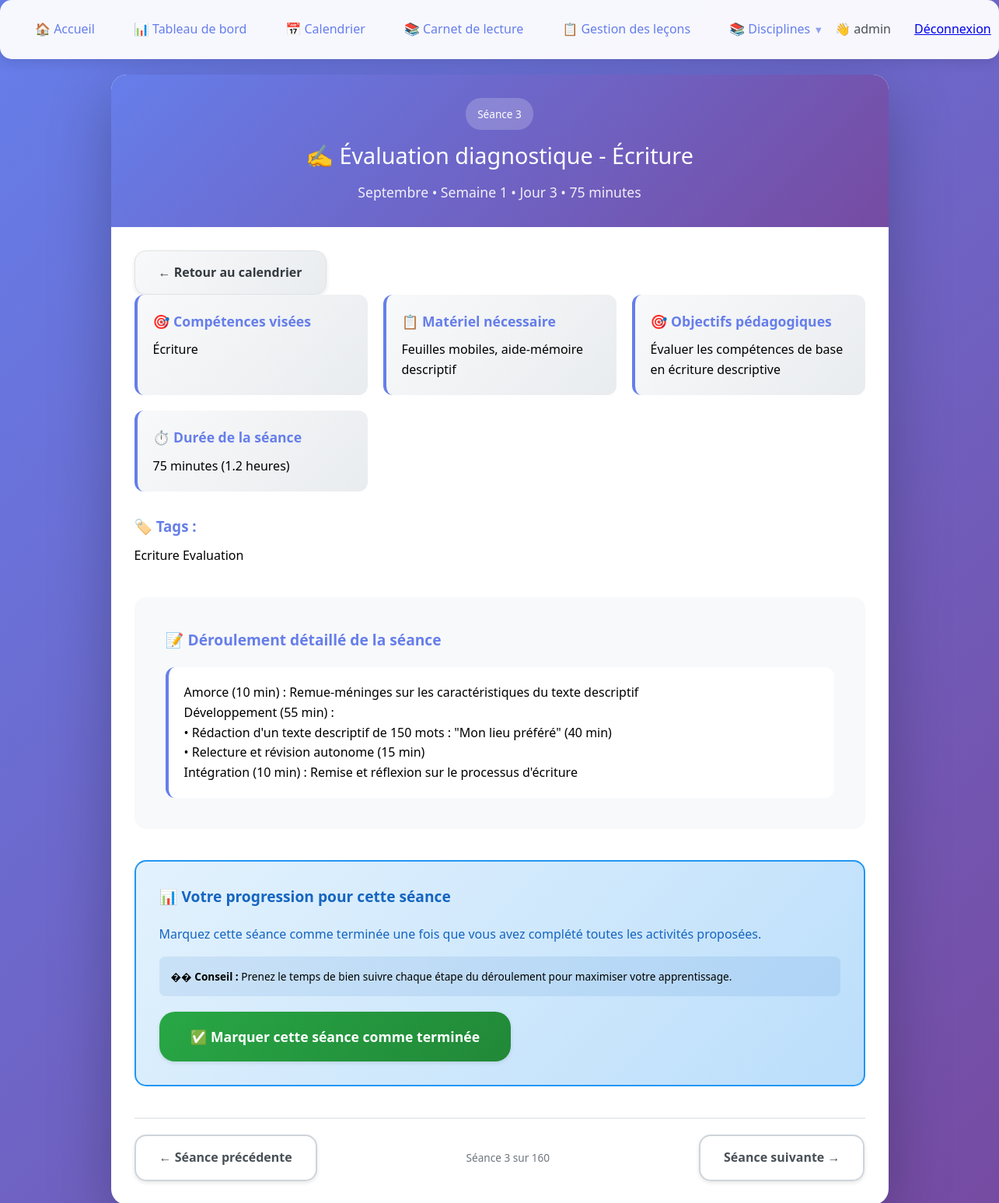
/lesson/3 (signed in), run on an earlier commit of the app's database.
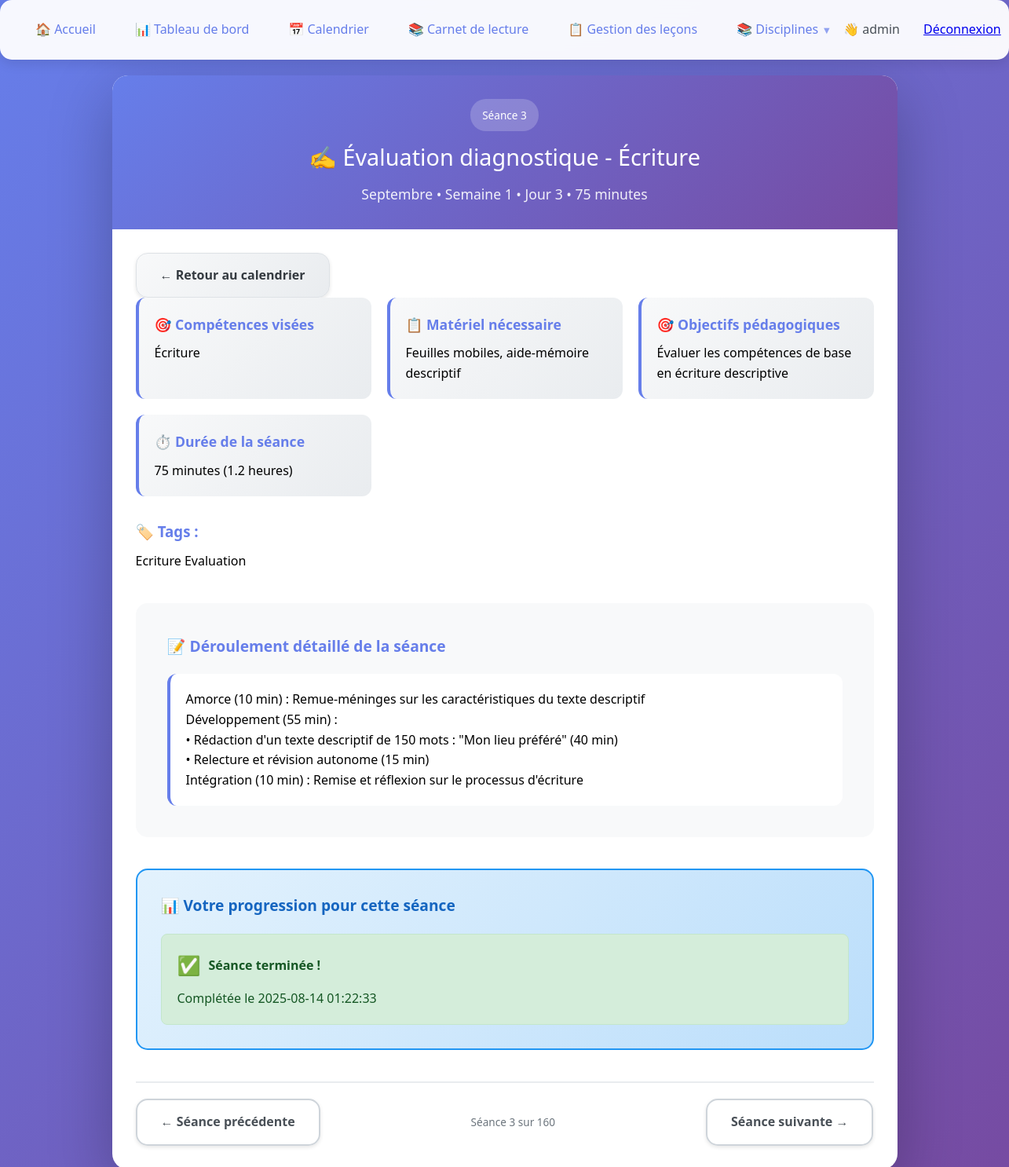
And on a later commit of the database.
### tables this page shows
CREATE TABLE student_progress (
                id INTEGER PRIMARY KEY AUTOINCREMENT,
                user_id INTEGER,
                lesson_id INTEGER,
                completed BOOLEAN DEFAULT FALSE,
                notes TEXT,
                completion_date TIMESTAMP,
                FOREIGN KEY (user_id) REFERENCES users (id),
                FOREIGN KEY (lesson_id) REFERENCES lessons (id)
            );

### app.py (the view)
@app.route('/lesson/<int:lesson_id>')
def lesson_detail(lesson_id):
    if 'user' not in session:
        return redirect(url_for('login'))
    conn = sqlite3.connect(DB_FILE)
    c = conn.cursor()
    c.execute("SELECT * FROM lessons WHERE id=?", (lesson_id,))
    lesson = c.fetchone()
    progress = None
    if 'user_id' in session:
        c.execute("SELECT * FROM student_progress WHERE user_id=? AND lesson_id=?",
                  (session['user_id'], lesson_id))
        progress = c.fetchone()
    conn.close()
    if not lesson:
        flash("Leçon non trouvée", 'error')
        return redirect(url_for('calendar'))
    return render_template('lesson_detail.html', lesson=lesson, progress=progress)

### templates/lesson_detail.html (shortened to what the changed rows need)
<!DOCTYPE html>
<html lang="fr">
<head>
    <link rel="stylesheet" href="{{ url_for('static', filename='css/base/variables.css') }}">
    <link rel="stylesheet" href="{{ url_for('static', filename='css/base/reset.css') }}">
    <link rel="stylesheet" href="{{ url_for('static', filename='css/components/navigation.css') }}">
    <link rel="stylesheet" href="{{ url_for('static', filename='css/components/cards.css') }}">
    <link rel="stylesheet" href="{{ url_for('static', filename='css/components/buttons.css') }}">
    <link rel="stylesheet" href="{{ url_for('static', filename='css/components/lesson-detail.css') }}">
</head>
<body>
    <div class="lesson-detail-container">
        <div class="lesson-detail-content">
            <div class="progress-section">
                {% if progress and progress[3] %}
                    <div class="completed-status">
                        <div style="display: flex; align-items: center; gap: var(--space-sm); margin-bottom: var(--space-sm);">
                            <span style="font-size: 1.5em;">✅</span>
                            <strong>Séance terminée !</strong>
                        </div>
                        <p>Complétée le {{ progress[5] or 'Date non disponible' }}</p>
                    </div>
                {% else %}
                    <div style="margin-bottom: var(--space-lg);">
                        <p style="color: #1565c0; margin-bottom: var(--space-md);">
                            Marquez cette séance comme terminée une fois que vous avez complété toutes les activités proposées.
                        </p>
                        <div style="background: rgba(21, 101, 192, 0.1); padding: var(--space-md); border-radius: var(--radius-sm); font-size: var(--font-size-sm);">
                            <strong>�� Conseil :</strong> Prenez le temps de bien suivre chaque étape du déroulement pour maximiser votre apprentissage.
                        </div>
                    </div>
                    <form method="POST" action="{{ url_for('mark_complete', lesson_id=lesson[0]) }}" style="display: inline;">
                        <button type="submit" class="btn btn-success btn-lg">
                            ✅ Marquer cette séance comme terminée
                        </button>
                    </form>
                {% endif %}
            </div>
        </div>
    </div>
</body>
</html>

What changed in the data, as far as the page shows it:
added student_progress: completion_date "2025-08-14 01:22:33"
Also different on the page:
text no longer shown: "Marquez cette séance comme terminée une fois que vous avez complété toutes les activités proposées. �� Conseil : Prenez le temps de bien suivre chaque étape du déroulement pour maximiser votre apprentissage. ✅ Marquer cette séance comme terminée"
text now shown: "✅ Séance terminée ! Complétée le"
